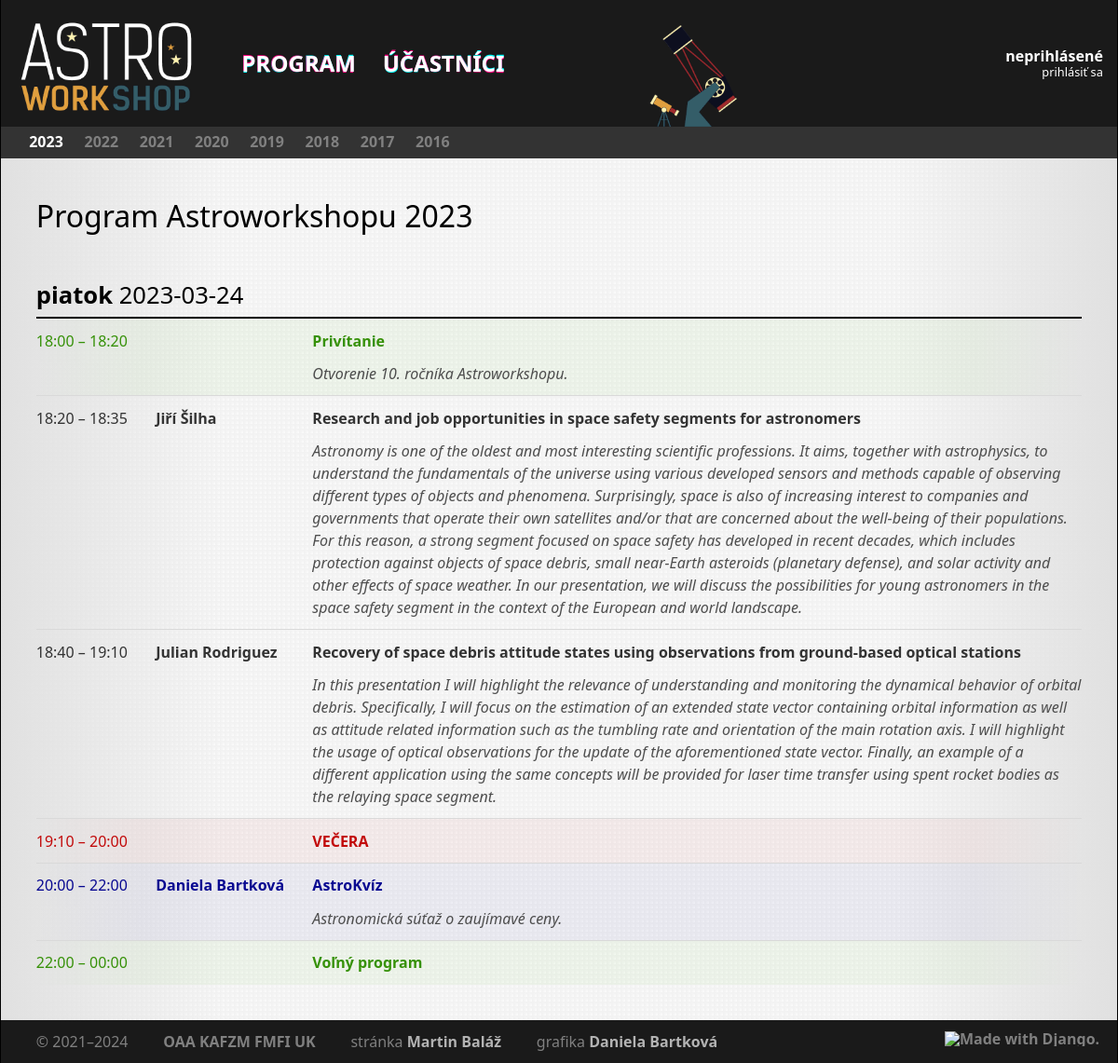
The page /2023/3/24/ on the database its author committed.
### core/models/event.py (models this page shows, shortened)
class Event(models.Model):
    class Meta:
        ordering = ('start', 'name')
        verbose_name = 'workshop'
        verbose_name_plural = 'workshopy'
    objects = EventManager.from_queryset(EventQuerySet)()
    code = models.CharField(max_length=32, unique=True, verbose_name='kód')
    name = models.CharField(max_length=32, unique=True, verbose_name='názov')
    start = models.DateTimeField(verbose_name='začiatok')
    end = models.DateTimeField(verbose_name='koniec')
    visible = models.BooleanField(verbose_name='viditeľnosť')
    pdf_programme = models.FileField(null=True, blank=True, upload_to=event_filename, verbose_name='program (PDF)')

### core/models/slot.py (models this page shows, shortened)
class Slot(models.Model):
    class Meta:
        ordering = ['start', 'duration']
        verbose_name = 'slot'
        verbose_name_plural = 'sloty'
    objects = SlotQuerySet.as_manager()
    CATEGORY_TALK = 'T'
    CATEGORY_WORKSHOP = 'W'
    CATEGORY_MEAL = 'M'
    CATEGORY_OTHER = 'O'
    CATEGORIES = [
        (CATEGORY_TALK, 'Prednáška'),
        (CATEGORY_WORKSHOP, 'Workshop'),
        (CATEGORY_MEAL, 'Jedlo'),
        (CATEGORY_OTHER, 'Ostatné'),
    ]
    title = models.CharField(blank=True, max_length=256, verbose_name='názov')
    abstract = models.TextField(blank=True, max_length=4096, verbose_name='abstrakt')
    start = models.DateTimeField(null=True, blank=True, verbose_name='začiatok')
    duration = models.PositiveIntegerField(null=False, verbose_name='dĺžka (min)')
    note = models.CharField(blank=True, max_length=256, verbose_name='poznámka')
    person = models.ManyToManyField('Participant', related_name='slots', blank=True, verbose_name='účastník')
    event = models.ForeignKey('Event', null=True, blank=True, related_name='slots', on_delete=models.CASCADE,
                              verbose_name='workshop')
    category = models.CharField(max_length=1, choices=CATEGORIES, default=CATEGORY_TALK, verbose_name='kategória')
    online = models.BooleanField(null=False, blank=False, default=False, verbose_name='online')
    presentation = models.FileField(
        null=True,
        blank=True,
        upload_to=presentation_filename,
        verbose_name='prezentácia (PDF)'
    )
    video = models.URLField(max_length=100, null=True, blank=True, verbose_name='URL videa')
    def sorted_authors(self):
        return sorted(
            self.people, key=lambda x: unicodedata.normalize('NFKD', x.last_name)
        )

### core/models/participant.py (models this page shows, shortened)
class Participant(AbstractUser):
    class Meta:
        ordering = ['last_name', 'first_name']
        verbose_name = 'účastník'
        verbose_name_plural = 'účastníci'
    objects = ParticipantManager()
    institutes = models.ManyToManyField(
        'Institute',
        through='Affiliation',
        related_name = 'people',
    )
    events = models.ManyToManyField(
        'Event',
        through='Participation',
        related_name = 'participants',
    )
    about = models.TextField(blank=True)
    def get_full_name(self):
        return f"{self.last_name}, {self.first_name}"
    get_full_name.short_description = 'celé meno'
    def get_natural_name(self):
        return f"{self.first_name} {self.last_name}"

### core/views/slot.py (the view)
# urls.py: path('<int:year>/<int:month>/<int:day>/', slot.DayProgrammeView.as_view(), name='programme-day'),
class DayProgrammeView(ProgrammeView):
    template_name = 'core/programme-abstract.html'
    def get_queryset(self):
        return super().get_queryset().filter(
            date=datetime.datetime(self.kwargs['year'], self.kwargs['month'], self.kwargs['day'],
                                   0, 0, 0, tzinfo=pytz.utc)
        )

### core/models/affiliation.py (called while the page is built)
    def with_institute(self):
        return self.prefetch_related(
            Prefetch(
                'institute'
            )
        )

### core/models/event.py (called while the page is built)
    def for_user(self, user):
        qs = super().get_queryset()
        if user.is_staff:
            return qs
        else:
            return qs.only_visible()

    def only_visible(self):
        return self.filter(visible=True)

### core/models/participant.py (called while the page is built)
    def with_current_affiliations(self, date):
        return self.prefetch_related(
            Prefetch(
                'affiliation',
                queryset=Affiliation.objects.with_institute().filter(
                    (Q(start__lte=date) | Q(start=None)) & (Q(end__gte=date) | Q(end=None))
                ).distinct(),
                to_attr='current_affiliations',
            ),
        )

    def with_full_name(self):
        return self.annotate(full_name=Concat('last_name', Value(', '), 'first_name'))

    def get_queryset(self):
        return super().get_queryset().annotate(full_name=Concat('last_name', Value(', '), 'first_name'))

### core/models/slot.py (called while the page is built)
    def with_people(self):
        Participant = apps.get_model('core', 'Participant')
        return self.prefetch_related(
            Prefetch(
                'person',
                queryset=Participant.objects.
                    with_current_affiliations(F("person__events__slots__start")).
                    with_full_name(),
                to_attr='people',
            )
        ).annotate(
            people_count=Count('person'),
        )

### core/templatetags/astro.py (called while the page is built)
@register.filter(name='add_minutes')
def add_minutes(base, value):
    return base + datetime.timedelta(minutes=value)

@register.filter(name='replace')
def replace(string, args):
    find = args.split(args[0])[1]
    repl = args.split(args[0])[2]
    return mark_safe(re.sub(find, repl, string))

### core/views/slot.py (called while the page is built)
    def get_queryset(self):
        self.event = django.shortcuts.get_object_or_404(core.models.Event,
                                                        code=self.kwargs.get('year', datetime.date.today().year))
        qs = self.model.objects \
            .with_people() \
            .filter(event__code=self.event.code) \
            .annotate(
                date=TruncDay('start'),
            ) \
            .order_by('start', 'duration')
        if self.request.user.is_staff:
            return qs
        else:
            return qs.filter(event__visible=True)

### core/templates/core/programme-abstract.html
{% extends 'core/programme.html' %}
{% load astro tz %}
{% block abstract %}
    {% if slot.abstract %}
    <tr class="abstract category-{{ slot.category }}">
        <td colspan="2"></td>
        <td>
            {{ slot.abstract|replace:"#\n#<br />" }}
        </td>
    </tr>
    {% endif %}
{% endblock abstract %}

### core/templates/core/programme.html (shortened to what this page needs)
{% extends 'core/base.html' %}
{% load astro tz %}
{% block pagetitle %}
    <h2>
        Program Astroworkshopu {{ current_event.code }}
    </h2>
{% endblock pagetitle %}
{% block page %}
    <table class="programme">
        {% regroup slots by date as slots_date %}
        {% for day, slots_day in slots_date %}
            <tr>
                <th class="day" colspan="4">
                    {% if day is None %}
                        <span class="dow">nezaradené</span>
                    {% else %}
                        <a href="{% url 'programme-day' day.year day.month day.day %}">
                            <span class="dow">{{ day|date:"l" }}</span>
                            <span class="ymd">{{ day|date:"Y-m-d"|replace:"#-#&dash;" }}
                        </a>
                    {% endif %}
                </th>
            </tr>
            {% for slot in slots_day %}
                <tr class="category-{{ slot.category }}{% if forloop.last %} last{% endif %}">
                    <td class="time">
                        {{ slot.start|timezone:"Europe/Bratislava"|time:"H:i" }}
                        {% if slot.start and slot.duration > 0 %}
                            &ndash;&nbsp;{{ slot.start|add_minutes:slot.duration|timezone:"Europe/Bratislava"|time:"H:i" }}
                        {% endif %}
                    </td>
                    <td class="person">
                        {% for person in slot.sorted_authors %}
                            <a href="{% url 'participant' person.username %}">{{ person.get_natural_name }}</a>
                        {% endfor %}
                    </td>
                    <td class="title">
                        <a href="{% url 'slot' id=slot.id %}">{{ slot.title }}</a>
                    </td>
                    {% block abstract %}
                    {% endblock abstract %}
                </tr>
            {% endfor %}
        {% empty %}
            <span class="empty">V tento deň sa nekoná žiadna akcia.</span>
        {% endfor %}
    </table>
{% endblock page %}

### core/templates/core/years.html (shortened to what this page needs)
{% load static %}
<div class="bar year-selector">
    <ul class="strip">
        {% for event in events %}
            <li class="{% if current_event.code == event.code %}active{% else %}inactive{% endif %}">
                <a href="{% url 'programme' year=event.code %}">{{ event.code }}</a>
            </li>
        {% endfor %}
    </ul>
</div>

### static/css/main.css (style rules this page uses)
html { width: 100%; font-family: "Segoe UI", "Verdana", sans-serif; padding: 0px; }
body { height: 100%; margin: 0; min-height: 100vh; overflow-y: scroll; background-color: hsl(0, 0%, 92%); background-image: url("/static/images/background-default.png"); background-repeat: repeat; background-size: 1000px 560px; }
div.bar { width: 100%; background-color: hsl(0, 0%, 10%); color: white; }
ul.strip { height: 100%; padding: 0mm 5mm; list-style-type: none; list-style-position: outside; }
ul.strip li { display: block; height: 100%; float: left; margin: 0 auto; vertical-align: middle; padding: 4mm 5mm 0mm 5mm; }
div.year-selector ul.strip { background-color: hsl(0, 0%, 20%); height: 9mm; }
div.year-selector ul.strip li { padding: 2mm 3mm; }
div.year-selector ul.strip li a { color: gray; }
div.year-selector ul.strip li.active a { color: white; }
div.bar a, div.bar a:visited { text-decoration: none; font-weight: bold; font-size: 100%; color: hsl(0, 0%, 50%); }
h2 { font-size: 200%; font-weight: 500; padding-bottom: 5mm; line-height: 1.5; }
table { width: 100%; border: 0px; }
table th.day { text-align: left; font-size: 160%; color: black; padding: 8mm 0px 3mm; border-bottom: 2px solid hsl(0, 0%, 0%); }
table th.day a, table th.day a:visited { text-decoration: none; color: black; }
span.dow { font-weight: 600; }
table tr { padding-top: 3mm; padding-bottom: 3mm; }
table.programme tr:not(:first-child) { border-top: 1px solid hsl(0, 0%, 85%); }
table.programme tr.abstract { border-top: 0px none; color: hsl(0, 0%, 30%); font-style: italic; }
table tr.last { border-bottom: 1px solid transparent; }
table td { padding-top: 3mm; padding-bottom: 3mm; padding-right: 8mm; vertical-align: middle; }
table tr.abstract td { padding-top: 0mm; }
table td:last-child { padding-right: 0mm; }
table td.time, table td.person { white-space: nowrap; }
table td a, table td a:visited { font-weight: 600; text-decoration: none; color: inherit; }
tr.category-O { color: hsl(240, 90%, 30%); background-image: linear-gradient(to right, transparent 0%, hsla(240, 90%, 30%, 5%) 10%, hsla(240, 90%, 30%, 5%) 90%, transparent 100%); }
tr.category-M { color: hsl(0, 90%, 40%); background-image: linear-gradient(to right, transparent 0%, hsla(0, 90%, 40%, 5%) 10%, hsla(0, 90%, 40%, 5%) 90%, transparent 100%); }
tr.category-M td.title, table tr.category-M td.title { text-transform: uppercase; }
tr.category-T { color: hsl(225, 0%, 20%); }
tr.category-W { color: hsl(100, 90%, 30%); background-image: linear-gradient(to right, transparent 0%, hsla(100, 90%, 40%, 5%) 10%, hsla(100, 90%, 40%, 5%) 90%, transparent 100%); }

### rows shown on the page
Event: code "2023"
Event: code "2022"
Event: code "2021"
Event: code "2020"
Event: code "2019"
Event: code "2018"
Event: code "2017"
Event: code "2016"
Slot: day "piatok", day "2023‐03‐24", start "18:00", start|add_minutes "18:20", title "Privítanie", abstract "Otvorenie 10. ročníka Astroworkshopu."
Slot: start "18:20", start|add_minutes "18:35", title "Research and job opportunities in space safety segments for astronomers", abstract "Astronomy is one of the oldest and most interesting scientific professions. It aims, together with astrophysics, to understand the fundamentals of the universe using various developed sensors and methods capable of observing different types of objects and phenomena. Surprisingly, space is also of increasing interest to companies and governments that operate their own satellites and/or that are concerned about the well-being of their populations. For this reason, a strong segment focused on space safety has developed in recent decades, which includes protection against objects of space debris, small near-Earth asteroids (planetary defense), and solar activity and other effects of space…"
Participant: get_natural_name "Jiří Šilha"
Slot: start "18:40", start|add_minutes "19:10", title "Recovery of space debris attitude states using observations from ground-based optical stations", abstract "In this presentation I will highlight the relevance of understanding and monitoring the dynamical behavior of orbital debris. Specifically, I will focus on the estimation of an extended state vector containing orbital information as well as attitude related information such as the tumbling rate and orientation of the main rotation axis. I will highlight the usage of optical observations for the update of the aforementioned state vector. Finally, an example of a different application using the same concepts will be provided for laser time transfer using spent rocket bodies as the relaying space segment."
Participant: get_natural_name "Julian Rodriguez"
Slot: start "19:10", start|add_minutes "20:00", title "VEČERA"
Slot: start "20:00", start|add_minutes "22:00", title "AstroKvíz", abstract "Astronomická súťaž o zaujímavé ceny."
Participant: get_natural_name "Daniela Bartková"
Slot: start "22:00", start|add_minutes "00:00", title "Voľný program"

### other values the page prints
{{ year }} "2024"
